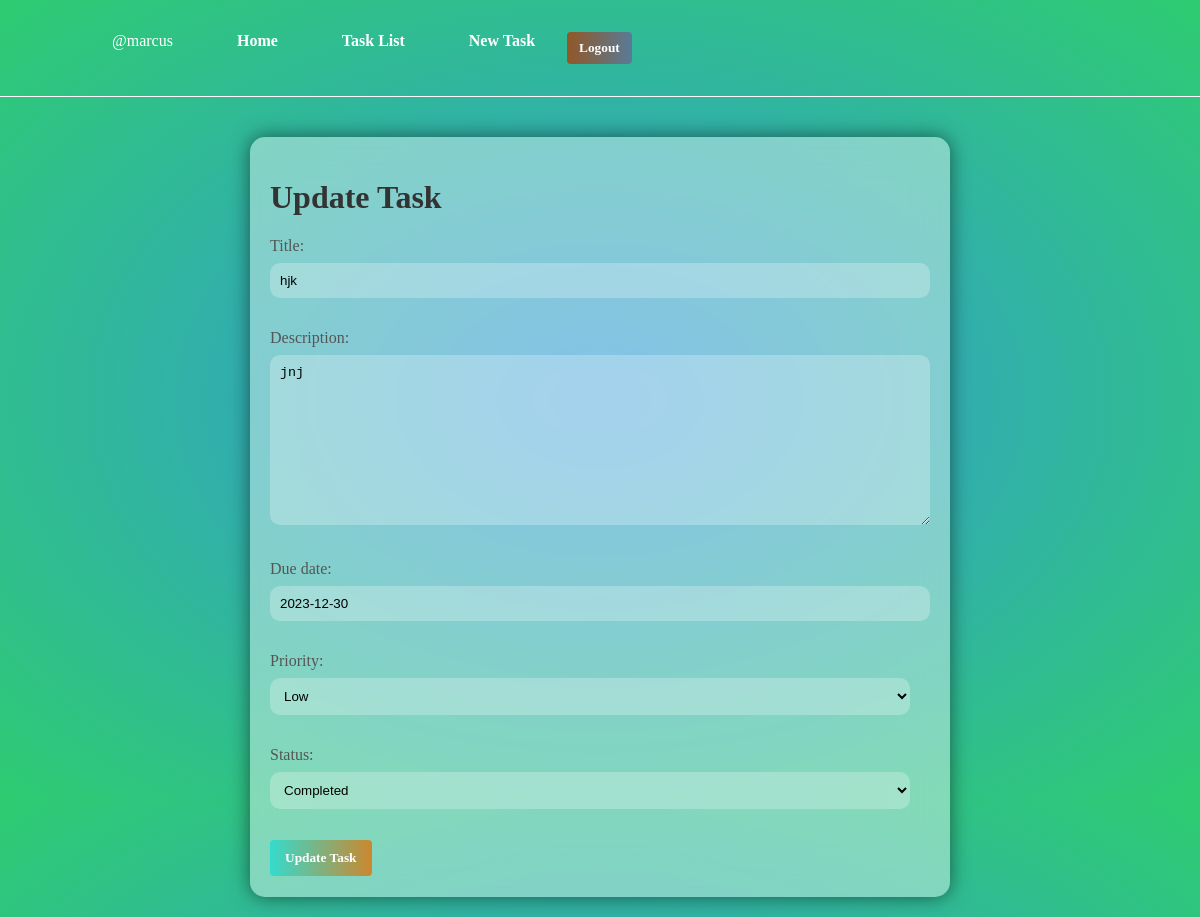
The page /tasks/3/update/ (signed in) on the database its author committed.
### tasks/models.py (models this page shows, shortened)
class Task(models.Model):
    user = models.ForeignKey(User, on_delete=models.CASCADE)
    title = models.CharField(max_length=255)
    description = models.TextField(blank=True)
    due_date = models.DateField()
    priority = models.CharField(max_length=20, choices=[
        ('Low', 'Low'), ('Medium', 'Medium'), ('High', 'High'),])
    status = models.CharField(max_length=20, choices=[
        ('ToDo', 'To Do'), ('InProgress', 'In Progress'), ('Completed', 'Completed')])
    created_at = models.DateTimeField(auto_now_add=True)
    updated_at = models.DateTimeField(auto_now=True)

### tasks/views.py (the view)
# urls.py: path('tasks/<int:task_id>/update/', update_task, name='update_task'),
@login_required(login_url='login')
def update_task(request, task_id):
    task = get_object_or_404(Task, id=task_id)
    if request.method == 'POST':
        form = TaskForm(request.POST, instance=task)
        if form.is_valid():
            form.save()
            return redirect('task_list')
    else:
        form = TaskForm(instance=task)
    return render(request, 'tasks/update_task.html', {'form': form, 'task': task})

### tasks/forms.py
class TaskForm(forms.ModelForm):
    class Meta:
        model = Task
        fields = ['title', 'description', 'due_date', 'priority', 'status']

### tasks/templates/tasks/update_task.html (shortened to what this page needs)
{% extends 'tasks/base.html' %}
{% load static %}
{% block content %}
  <head>
    <link rel="stylesheet" type="text/css" href="{% static 'tasks/css/update_task.css' %}">
  </head>
  <div>
     <div class="update-task-form">
    <form  method="post" action="{% url 'update_task' task.id %}">
        <h1>Update Task</h1>
        {{ form.as_p }}
        <button class="button-container" type="submit">Update Task</button>
    </form>
  </div>
  </div>
{% endblock %}

### tasks/templates/tasks/base.html (shortened to what this page needs)
{% load static %}
<!DOCTYPE html>
<html lang="en">
  <head>
    <link
      rel="stylesheet"
      type="text/css"
      href="{% static 'tasks/css/base.css' %}"
    />
  </head>
  <body>
    <nav>
      <ul>
        {% if user.is_authenticated %}
        <li>
          <span class="username">@{{ user.username }}</span>
          <a href="{% url 'home' %}">Home</a>
          <a href="{% url 'task_list' %}">Task List</a>
          <a href="{% url 'create_task' %}">New Task</a>
          <form class="logout-form" method="post" action="{% url 'logout' %}">
            <button class="logout-button" type="submit">Logout</button>
          </form>
        </li>
        {% else %}
        <a href="{% url 'home' %}">Home</a>
        <a href="{% url 'login' %}">Login</a>
        <a href="{% url 'signup' %}">Signup</a>
        {% endif %}
      </ul>
    </nav>
    {% block content %}{% endblock %}
  </body>
</html>

### tasks/static/tasks/css/base.css (style rules this page uses)
body { font-family: "Sacramento", cursive; margin: 0; padding: 0; background: radial-gradient(ellipse, #3498db, #2ecc71); background-color: #3498db; height: 100vh; }
.username { margin: 0 2rem; }
.logout-button { background: linear-gradient(to right, #925727, #587b97); transition: background-color 0.5s ease, color 0.5s ease; font-family: "Sacramento", cursive; color: #fff; font-weight: bold; padding: 8px 12px; border: none; border-radius: 4px; cursor: pointer; }
.logout-form { padding: 0; margin: 0; }
nav { color: #fff; padding: 2rem 5rem; border-bottom: 1px solid; }
nav ul { list-style-type: none; margin: 0; padding: 0; }
nav ul li { display: flex; margin-right: 20px; }
nav a { text-decoration: none; color: #fff; font-weight: bold; margin: 0 2rem; }

### tasks/static/tasks/css/update_task.css (style rules this page uses)
h1 { color: #333; }
div { height: 100vh; display: flex; flex-direction: column; align-items: center; margin: 20px; }
.update-task-form { display: flex; flex-direction: column; align-items:center; justify-content: center; max-width: fit-content; padding: 20px; background-color: rgba(255, 255, 255, 0.4); box-shadow: 0 0 20px rgba(0, 0, 0, 0.527); backdrop-filter: blur(20px); border-radius: 15px; }
label { display: block; margin-bottom: 8px; color: #555; }
input, textarea, select { width: 40rem; padding: 10px; margin-bottom: 15px; border: none; border-radius: 10px; background-color: rgba(255, 255, 255, 0.25); }
button { font-family: "Sacramento", cursive; background: linear-gradient(to right, #34dbcd, #cc872e); transition: background-color 0.5s ease, color 0.5s ease; color: #fff; font-weight: bold; padding: 10px 15px; border: none; border-radius: 4px; cursor: pointer; }

### rows shown on the page
Task: title "hjk", description "jnj", due_date "2023-12-30", priority "Low", status "Completed"

### other values the page prints
{{ user.username }} "marcus"
